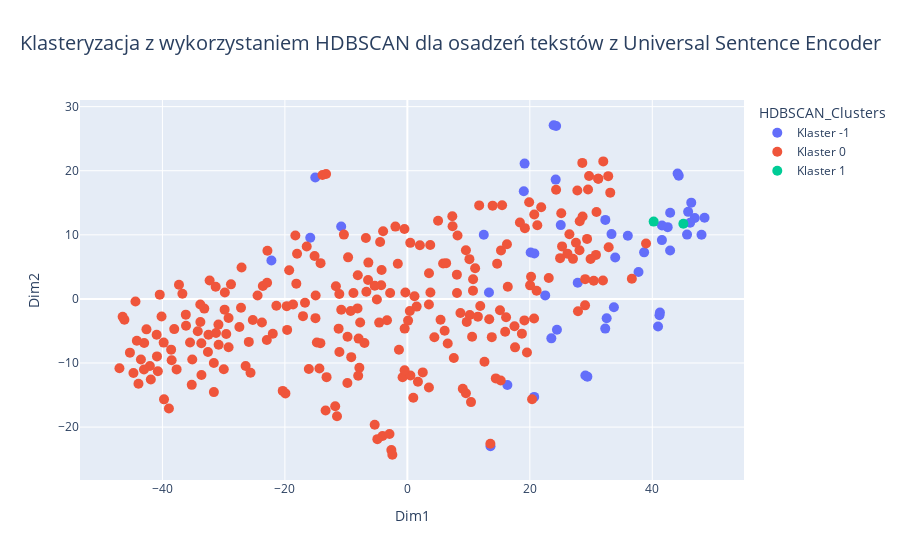

Notebook cell for this chart:
### Code cell
clusterer_hdbscan = hdbscan.HDBSCAN(min_cluster_size=2, min_samples=5)
clusters_hdbscan_use = clusterer_hdbscan.fit_predict(embeddings)
tsne_df_use['HDBSCAN_Clusters'] = clusters_hdbscan_use
tsne_df_use['HDBSCAN_Clusters'] = tsne_df_use['HDBSCAN_Clusters'].astype(str)

fig_hdbscan = px.scatter(
    tsne_df_use, x='Dim1', y='Dim2', 
    color='HDBSCAN_Clusters', hover_data=['Text', 'HDBSCAN_Clusters'],
    title='Klasteryzacja z wykorzystaniem HDBSCAN dla osadzeń tekstów z Universal Sentence Encoder',
)

fig_hdbscan.update_traces(marker=dict(size=10))
fig_hdbscan.update_layout(
    title_x=0.5,
    title_font=dict(size=20)
)

fig_hdbscan.for_each_trace(lambda t: t.update(name=f'Klaster {t.name}', legendgroup=t.name))

fig_hdbscan.show()

### Figure 1 — Plotly figure (JSON) as saved in the notebook; plotly's stock layout.template omitted (floating-point values rounded to 4 significant figures; data arrays with more than 128 entries replaced by an {"elided": "..."} marker saying what was removed)
{"data": [{"customdata": [["pozgłaszać cwiczenie analiza dostać trochę plus", "-1"], ["luzacki prowadzić", "-1"], ["zajęcia prowadzić luz wymagać", "-1"], ["zaliczenie raczej problem", "-1"], ["niektóry v", "-1"], ["przyłapanie ściąganiu dany praca", "-1"], ["sam labork robić zbyt", "-1"], ["oczywiscie odda d", "-1"], ["pogadać zagadać spytac", "-1"], ["prowadzić przejrzyście", "-1"], ["wprost chcieć przychodzić", "-1"], ["zajmować góra dzień zwłaszcza odpowiedź sa wspólnie opracowywać student", "-1"], ["wydawać gardzić student", "-1"], ["fajny kontakt student", "-1"], ["inny ćwiczenia", "-1"], ["duza plus dodatkowy punkt aktywność", "-1"], ["podobno niedawn postrach głównie sprawa fizyka ii mój kadencja zmiękł chociaż nadal trudno", "-1"], ["graficzny zapis konstrukcja wykład elektryczny nudny", "-1"], ["kazde cwiczenie zadan grupa ocena teza grupowy system oceniać chaotyczny zgodnie motto korzysc student raca e", "-1"], ["szermierka ciekawy sport gańcz potrafić nauczyc", "-1"], ["zaliczenie strona internetowy wymyśloć firma biznes plan", "-1"], ["negatyw", "-1"], ["b kołodzi prowadzić tragicznie", "-1"], ["wymagać przesadzać trochy uczyć problem", "-1"], ["oczywiscie skrypt prowadzac sa biblia", "-1"], ["pospać zajęcia", "-1"], ["prosty umieć turbo pascalać", "-1"], ["naprawde", "-1"], ["pytac ustć", "-1"], ["dobry wykładowiec", "-1"], ["gosc nieziemski", "-1"], ["uwaga", "-1"], ["inny kola", "-1"], ["kolokwiać SA trudny standart ogolnouczelniać", "-1"], ["poczucie humor student tez czlowieka poprost super", "-1"], ["eit cz elektroniczny razem profesor", "-1"], ["reszta zadanie standard maga c", "-1"], ["raczej narzekać rewelacja", "-1"], ["wykład wykład sam skrypt", "-1"], ["robić kartkówka", "-1"], ["doktor", "-1"], ["zaliczenie najmniejszy problem", "-1"], ["chodzić sala hmmmm", "-1"], ["zadanie robić", "-1"], ["chcieć zrobić", "-1"], ["siakoś", "-1"], ["zgrozo", "-1"], ["znać minimum fizyka wersja profesor", "-1"], ["docent powiedzieć inaczej", "-1"]], "hovertemplate": "HDBSCAN_Clusters=%{customdata[1]}<br>Dim1=%{x}<br>Dim2=%{y}<br>Text=%{customdata[0]}<extra></extra>", "legendgroup": "-1", "marker": {"color": "#636efa", "size": 10, "symbol": "circle"}, "mode": "markers", "name": "Klaster -1", "orientation": "v", "showlegend": true, "type": "scatter", "x": [23.51, 41.57, 20.71, 41.25, 42.91, 13.58, 29.4, 37.75, 33.94, 45.68, 33.73, -15.86, 24.3, 23.89, 44.32, 24.43, -10.81, 27.82, -22.2, 13.33, 12.48, 46.93, 19.15, 40.94, 20.74, 33.34, 22.51, 48.04, 38.67, 36.0, 42.92, 46.36, 44.13, 20.13, -15.04, 25.05, 32.32, 32.33, 29.07, 42.51, 48.53, 41.17, 16.33, 41.58, 32.55, 46.18, 45.86, 19.01, 24.22], "xaxis": "x", "y": [-6.151, 9.177, -15.29, -2.118, 7.568, -22.98, -12.13, 4.195, 6.461, 10.04, -1.294, 9.547, 26.99, 27.1, 19.21, -4.822, 11.29, 2.528, 5.998, 1.007, 10.01, 12.62, 21.11, -4.291, 7.095, 10.11, 0.5477, 10.01, 7.267, 9.85, 13.45, 15.02, 19.57, 7.235, 18.95, 11.52, -4.63, 12.33, -11.95, 11.2, 12.67, -2.556, -13.43, 11.46, -3.022, 11.88, 13.58, 16.8, 18.61], "yaxis": "y"}, {"customdata": {"elided": "249x2 str values"}, "hovertemplate": "HDBSCAN_Clusters=%{customdata[1]}<br>Dim1=%{x}<br>Dim2=%{y}<br>Text=%{customdata[0]}<extra></extra>", "legendgroup": "0", "marker": {"color": "#EF553B", "size": 10, "symbol": "circle"}, "mode": "markers", "name": "Klaster 0", "orientation": "v", "showlegend": true, "type": "scatter", "x": {"elided": "249 float values"}, "xaxis": "x", "y": {"elided": "249 float values"}, "yaxis": "y"}, {"customdata": [["cóż", "1"], ["zdarzyc błąd", "1"]], "hovertemplate": "HDBSCAN_Clusters=%{customdata[1]}<br>Dim1=%{x}<br>Dim2=%{y}<br>Text=%{customdata[0]}<extra></extra>", "legendgroup": "1", "marker": {"color": "#00cc96", "size": 10, "symbol": "circle"}, "mode": "markers", "name": "Klaster 1", "orientation": "v", "showlegend": true, "type": "scatter", "x": [45.08, 40.22], "xaxis": "x", "y": [11.74, 12.06], "yaxis": "y"}], "layout": {"legend": {"title": {"text": "HDBSCAN_Clusters"}, "tracegroupgap": 0}, "title": {"font": {"size": 20}, "text": "Klasteryzacja z wykorzystaniem HDBSCAN dla osadzeń tekstów z Universal Sentence Encoder", "x": 0.5}, "xaxis": {"anchor": "y", "domain": [0, 1], "title": {"text": "Dim1"}}, "yaxis": {"anchor": "x", "domain": [0, 1], "title": {"text": "Dim2"}}}}
